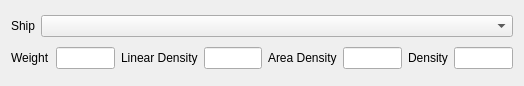
<?xml version="1.0" encoding="UTF-8"?>
<ui version="4.0">
 <class>CreateWeightTaskPanel</class>
 <widget class="QWidget" name="CreateWeightTaskPanel">
  <property name="geometry">
   <rect>
    <x>0</x>
    <y>0</y>
    <width>524</width>
    <height>86</height>
   </rect>
  </property>
  <property name="sizePolicy">
   <sizepolicy hsizetype="Preferred" vsizetype="Preferred">
    <horstretch>0</horstretch>
    <verstretch>0</verstretch>
   </sizepolicy>
  </property>
  <property name="minimumSize">
   <size>
    <width>0</width>
    <height>0</height>
   </size>
  </property>
  <property name="windowTitle">
   <string>Create new weight</string>
  </property>
  <property name="toolTip">
   <string>Create a new weight. If the selection contains just points, the weight will be featured by its Mass. If lines are also selected then the weight is featured by its Linear Density. If surfaces are also selected, then the weight is featured by its Surface Density. Finally, if one or more solids can be found in the selection then the weight is featured by its Density.</string>
  </property>
  <layout class="QGridLayout" name="gridLayout">
   <item row="1" column="0">
    <layout class="QHBoxLayout" name="group0_ship">
     <item>
      <widget class="QLabel" name="ship_label">
       <property name="sizePolicy">
        <sizepolicy hsizetype="Preferred" vsizetype="Fixed">
         <horstretch>0</horstretch>
         <verstretch>0</verstretch>
        </sizepolicy>
       </property>
       <property name="text">
        <string>Ship</string>
       </property>
      </widget>
     </item>
     <item>
      <widget class="QComboBox" name="ship">
       <property name="sizePolicy">
        <sizepolicy hsizetype="Preferred" vsizetype="Fixed">
         <horstretch>1</horstretch>
         <verstretch>0</verstretch>
        </sizepolicy>
       </property>
      </widget>
     </item>
    </layout>
   </item>
   <item row="2" column="0">
    <layout class="QHBoxLayout" name="group1_point">
     <property name="spacing">
      <number>6</number>
     </property>
     <item>
      <widget class="QLabel" name="weight_label">
       <property name="sizePolicy">
        <sizepolicy hsizetype="Preferred" vsizetype="Fixed">
         <horstretch>0</horstretch>
         <verstretch>0</verstretch>
        </sizepolicy>
       </property>
       <property name="text">
        <string>Weight</string>
       </property>
      </widget>
     </item>
     <item>
      <widget class="Gui::InputField" name="weight">
       <property name="sizePolicy">
        <sizepolicy hsizetype="Expanding" vsizetype="Fixed">
         <horstretch>0</horstretch>
         <verstretch>0</verstretch>
        </sizepolicy>
       </property>
       <property name="unit" stdset="0">
        <string notr="true">kg</string>
       </property>
       <property name="quantity" stdset="0">
        <double>1.000000000000000</double>
       </property>
      </widget>
     </item>
     <item>
      <widget class="QLabel" name="dens_line_label">
       <property name="sizePolicy">
        <sizepolicy hsizetype="Preferred" vsizetype="Fixed">
         <horstretch>0</horstretch>
         <verstretch>0</verstretch>
        </sizepolicy>
       </property>
       <property name="text">
        <string>Linear Density</string>
       </property>
      </widget>
     </item>
     <item>
      <widget class="Gui::InputField" name="dens_line">
       <property name="sizePolicy">
        <sizepolicy hsizetype="Expanding" vsizetype="Fixed">
         <horstretch>0</horstretch>
         <verstretch>0</verstretch>
        </sizepolicy>
       </property>
       <property name="unit" stdset="0">
        <string notr="true">kg/m</string>
       </property>
       <property name="quantity" stdset="0">
        <double>0.000000000000000</double>
       </property>
      </widget>
     </item>
     <item>
      <widget class="QLabel" name="dens_area_label">
       <property name="sizePolicy">
        <sizepolicy hsizetype="Preferred" vsizetype="Fixed">
         <horstretch>0</horstretch>
         <verstretch>0</verstretch>
        </sizepolicy>
       </property>
       <property name="text">
        <string>Area Density</string>
       </property>
      </widget>
     </item>
     <item>
      <widget class="Gui::InputField" name="dens_area">
       <property name="sizePolicy">
        <sizepolicy hsizetype="Expanding" vsizetype="Fixed">
         <horstretch>0</horstretch>
         <verstretch>0</verstretch>
        </sizepolicy>
       </property>
       <property name="unit" stdset="0">
        <string notr="true">kg/m^2</string>
       </property>
       <property name="quantity" stdset="0">
        <double>0.000000000000000</double>
       </property>
      </widget>
     </item>
     <item>
      <widget class="QLabel" name="dens_vol_label">
       <property name="sizePolicy">
        <sizepolicy hsizetype="Preferred" vsizetype="Fixed">
         <horstretch>0</horstretch>
         <verstretch>0</verstretch>
        </sizepolicy>
       </property>
       <property name="text">
        <string>Density</string>
       </property>
      </widget>
     </item>
     <item>
      <widget class="Gui::InputField" name="dens_vol">
       <property name="sizePolicy">
        <sizepolicy hsizetype="Expanding" vsizetype="Fixed">
         <horstretch>0</horstretch>
         <verstretch>0</verstretch>
        </sizepolicy>
       </property>
       <property name="unit" stdset="0">
        <string notr="true">kg/m^3</string>
       </property>
       <property name="quantity" stdset="0">
        <double>0.000000000000000</double>
       </property>
      </widget>
     </item>
    </layout>
   </item>
  </layout>
 </widget>
 <customwidgets>
  <customwidget>
   <class>Gui::InputField</class>
   <extends>QLineEdit</extends>
   <header location="global">Gui/Inputfield.h</header>
  </customwidget>
 </customwidgets>
 <resources/>
 <connections/>
</ui>
